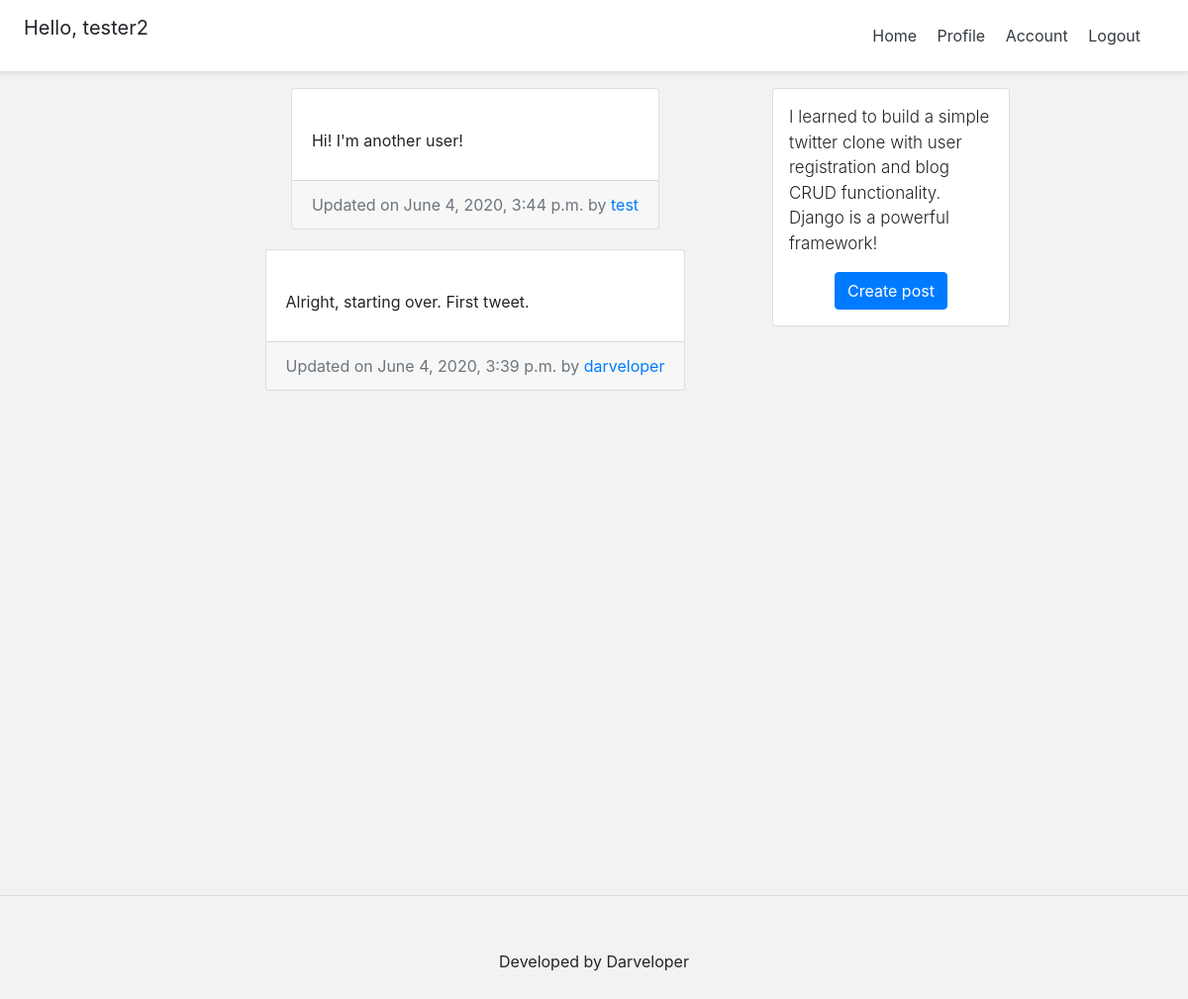
Screenshot of / (signed in) with the database file from the repository.
### twitteruser/models.py (models this page shows, shortened)
class Account(AbstractBaseUser):
    email = models.EmailField(verbose_name="email", max_length=60, unique=True)
    username = models.CharField(max_length=30, unique=True)
    date_joined = models.DateTimeField(verbose_name='date joined', auto_now=True)
    last_login = models.DateTimeField(verbose_name='last login', auto_now=True)
    is_admin = models.BooleanField(default=False)
    is_active = models.BooleanField(default=True)
    is_staff = models.BooleanField(default=False)
    is_superuser = models.BooleanField(default=False)
    USERNAME_FIELD = 'email'
    REQUIRED_FIELDS = ['username']
    objects = MyAccountManager()
    def __str__(self):
        return self.username

### tweet/models.py (models this page shows, shortened)
class Tweet(models.Model):
    body = models.TextField(max_length=240, null=False, blank=False)
    date_published = models.DateTimeField(auto_now_add=True, verbose_name="date published")
    date_updated = models.DateTimeField(auto_now=True, verbose_name="date updated")
    author = models.ForeignKey(settings.AUTH_USER_MODEL, on_delete=models.CASCADE)
    slug = models.SlugField(blank=True, unique=True)

### twitter/views.py (the view)
# urls.py: path('', views.home_view, name='home'),
@login_required
def home_view(request):
    context = {}
    tweets = Tweet.objects.all().order_by('-date_updated')
    context['tweets'] = tweets
    return render(request, 'home.html', context)

### twitter/templates/home.html (shortened to what this page needs)
{% extends 'base.html' %}
{% load static %}
{% block content %}
<div class="container">
	<div class="row">
		<div class="left-column col-lg-7 offset-lg-1">
			{% for post in tweets %}
				<div class="tweet-post-container">
					{% include 'snippets/tweet_snippet.html' with tweet=post %}
				</div>
			{% endfor %}
		</div>
		<div class="right-column col-lg-3 d-lg-flex d-none flex-column">
			<div class="card create-post-bar d-flex flex-column p-3">
				<p class="lead">I learned to build a simple twitter clone with user registration and blog CRUD functionality. Django is a powerful
                    framework!</p>
				<p class="m-auto"><a class="btn btn-primary" href="{% url 'tweet:create' %}">Create post</a></p>
			</div>
		</div>
	</div>
</div>
{% endblock content %}

### templates/snippets/header.html (shortened to what this page needs)
<link rel="stylesheet" href="https://stackpath.bootstrapcdn.com/bootstrap/4.4.1/css/bootstrap.min.css">
<div class="d-flex flex-column flex-md-row align-items-center p-3 px-md-4 mb-3 bg-white border-bottom shadow-sm">
  <h5 class="my-0 mr-md-auto font-weight-normal">
    {% if request.user.is_authenticated %}
    <p>Hello, {{request.user.username }}</p>
    {% endif %}
  </h5>
  <nav class="my-2 my-md-0 mr-md-3">
    {% if request.user.is_authenticated %}
        <a class="p-2 text-dark" href="{% url 'home' %}">Home</a>
        <a class="p-2 text-dark" href="{% url 'profile' request.user.username %}">Profile</a>
        <a class="p-2 text-dark" href="{% url 'account' %}">Account</a>
        <a class="p-2 text-dark" href="{% url 'logout'%}">Logout</a>
    {% else %}
        <a class="p-2 text-dark" href="{% url 'home' %}">Home</a>
        <a class="p-2 text-dark" href="{% url 'login' %}">Login</a>
        <a class="btn btn-outline-primary" href="{% url 'register'%}">Register</a>
    {% endif %}
  </nav>
</div>

### tweet/templates/snippets/tweet_snippet.html (shortened to what this page needs)
<div class="container">
	<div class="row">
		<div class="card m-auto">
			<div class="card-body mt-2 mb-2">
				<p class="card-text">{{tweet.body|truncatechars:180}}</p>
			</div>
			<div class="card-footer text-muted">
			  Updated on {{tweet.date_updated}} by <a href="{% url 'profile' tweet.author %}">{{tweet.author}}</a>
			</div>
		</div>
	</div>
</div>

### templates/snippets/header.html (style rules this page uses)
@media (min-width: 768px) { html { font-size: 16px; } }
.container { max-width: 960px; }

### templates/snippets/base_css.html (style rules this page uses)
body { background-color: #f2f2f2; }

### twitter/templates/home.html (style rules this page uses)
@media (min-width: 768px) { .right-column { margin-left: 20px; } }
.tweet-post-container { margin-bottom: 20px; width: 100%; }
.create-post-bar { background-color: #fff; margin-bottom:20px; }
.left-column { padding:0px; }
.right-column { padding:0px; }
.lead { font-size: 17px; }

### tweet/templates/snippets/tweet_snippet.html (style rules this page uses)
.card { max-width: 700px; }
.card-body { padding: 20px; }

### rows the page displays
Account: user.username "tester2"
Tweet: body "Hi! I'm another user!", date_updated "June 4, 2020, 3:44 p.m.", author "test"
Tweet: body "Alright, starting over. First tweet.", date_updated "June 4, 2020, 3:39 p.m.", author "darveloper"
